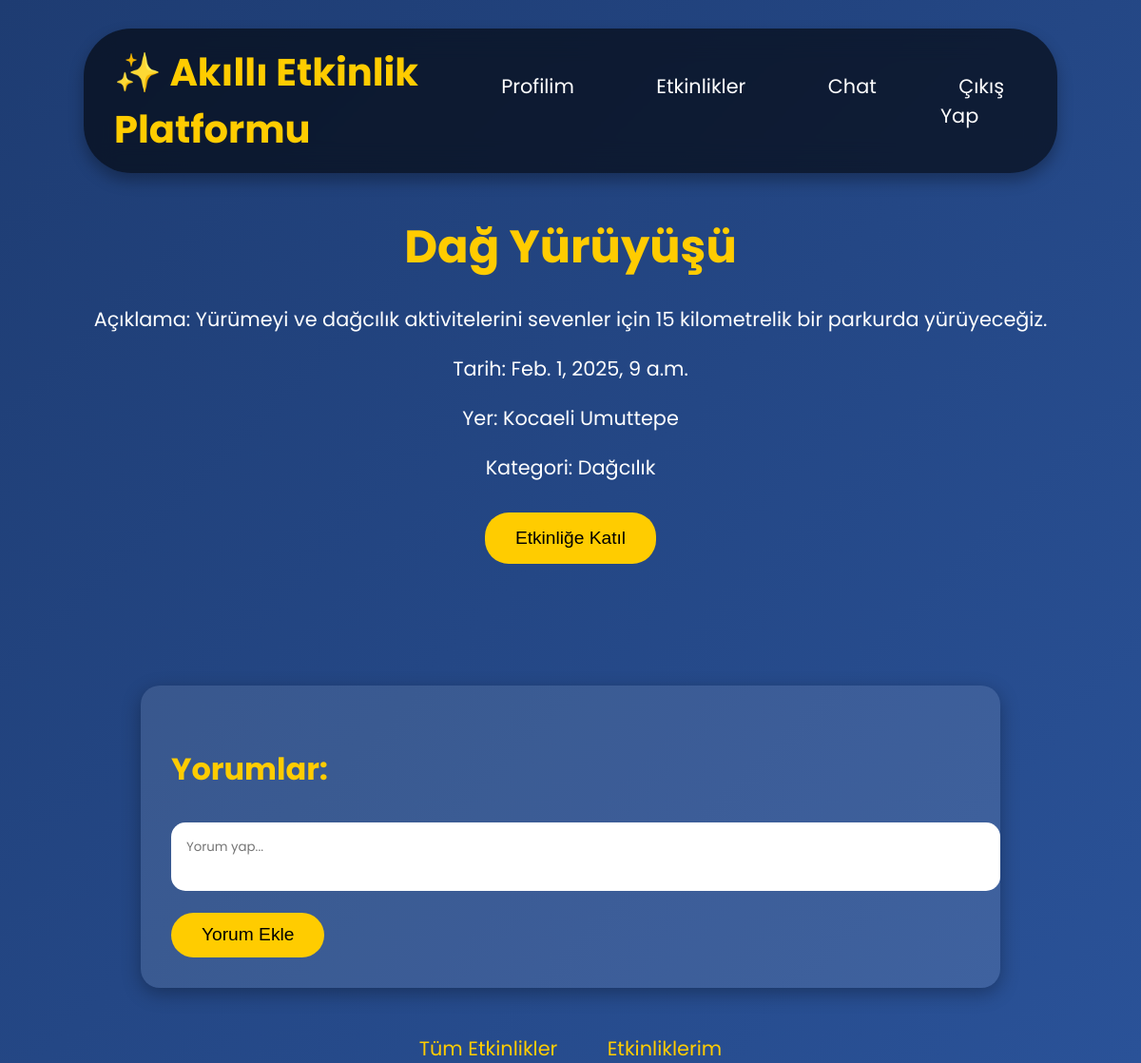
The page /events/41/ (signed in) on the database its author committed.
### events/models.py (models this page shows, shortened)
class Event(models.Model):
    name = models.CharField(max_length=200)
    description = models.TextField()
    date = models.DateTimeField()
    duration = models.DurationField(null=True, blank=True)
    location = models.CharField(max_length=300)
    category = models.CharField(max_length=100)
    owner = models.ForeignKey(settings.AUTH_USER_MODEL, on_delete=models.CASCADE, related_name='owned_events')  # Etkinliğin sahibi
    participants = models.ManyToManyField(User, through='Participation')
    latitude = models.FloatField(blank=True, null=True)  # Enlem bilgisi
    longitude = models.FloatField(blank=True, null=True)  # Boylam bilgisi

### events/views.py (the view, shortened to what this page needs)
# urls.py: path('<int:event_id>/', views.event_detail, name='event_detail'),
@login_required
def event_detail(request, event_id):
    event = get_object_or_404(Event, pk=event_id)
    is_participating = Participation.objects.filter(event=event, user=request.user).exists()
    messages_list = Message.objects.filter(event=event)
    return render(request, 'events/event_detail.html', {
        'event': event,
        'is_participating': is_participating,
        'messages_list': messages_list
    })

### events/templates/events/event_detail.html (shortened to what this page needs)
<!DOCTYPE html>
<html lang="en">
<head>
</head>
<body>
    <div class="floating-navbar">
        <a href="{% url 'homepage' %}" class="navbar-logo">✨ Akıllı Etkinlik Platformu</a>
        <ul class="menu-items">
            <li><a href="{% url 'profile' request.user.id %}" class="active">Profilim</a></li>
            <li>
                <a href="#">Etkinlikler</a>
            </li>
            <li><a href="#">Chat</a></li>
            <li><a href="{% url 'logout' %}">Çıkış Yap</a></li>
        </ul>
    </div>
    <div class="event-detail-section">
        <h1>{{ event.name }}</h1>
        <p>Açıklama: {{ event.description }}</p>
        <p>Tarih: {{ event.date }}</p>
        <p>Yer: {{ event.location }}</p>
        <p>Kategori: {{ event.category }}</p>
        <div class="participation-form">
            <form method="post">
                {% if is_participating %}
                    <button type="submit" name="remove_participation">Etkinlikten Çık</button>
                {% else %}
                    <button type="submit" name="add_participation">Etkinliğe Katıl</button>
                {% endif %}
            </form>
        </div>
    </div>
    <div class="comments-section">
        <h3>Yorumlar:</h3>
        <div class="comment-form">
            <form method="post">
                <textarea name="message" placeholder="Yorum yap..."></textarea><br>
                <button type="submit" name="add_message">Yorum Ekle</button>
            </form>
        </div>
    </div>
    <div class="links-section">
        <a href="{% url 'event_list' %}">Tüm Etkinlikler</a>
        <a href="{% url 'my_events' %}">Etkinliklerim</a>
    </div>
</body>
</html>

### events/templates/events/event_detail.html (style rules this page uses)
body { font-family: 'Poppins', sans-serif; background: linear-gradient(135deg, #1e3c72, #2a5298); color: #ffffff; margin: 0; padding: 0; overflow-x: hidden; }
.floating-navbar { background: rgba(0, 0, 0, 0.6); box-shadow: 0 8px 16px rgba(0, 0, 0, 0.3); padding: 1rem 2rem; position: fixed; top: 30px; left: 50%; transform: translateX(-50%); z-index: 100; display: flex; justify-content: space-between; align-items: center; border-radius: 50px; backdrop-filter: blur(15px); width: 80%; }
.navbar-logo { font-size: 2.5rem; color: #ffcc00; font-weight: bold; text-decoration: none; transition: transform 0.4s; }
.menu-items { display: flex; list-style: none; padding: 0; margin: 0; }
.menu-items li { margin: 0 1.5rem; transition: transform 0.4s; position: relative; }
.menu-items li a { color: #ffffff; text-decoration: none; font-size: 1.3rem; padding: 0.6rem 1.2rem; border-radius: 30px; transition: background-color 0.4s, color 0.4s; }
.event-detail-section { text-align: center; margin-top: 10rem; padding: 2rem; }
.event-detail-section h1 { font-size: 3rem; color: #ffcc00; margin-bottom: 1.5rem; font-family: 'Poppins', sans-serif; }
.event-detail-section p { font-size: 1.3rem; margin-bottom: 1rem; color: #ffffff; }
.participation-form { margin: 2rem 0; }
.participation-form button { background-color: #ffcc00; color: #000; border: none; padding: 1rem 2rem; border-radius: 25px; font-size: 1.2rem; cursor: pointer; transition: background-color 0.3s, transform 0.3s; }
.comments-section { margin-top: 4rem; padding: 2rem; background: rgba(255, 255, 255, 0.1); border-radius: 20px; max-width: 70%; margin-left: auto; margin-right: auto; box-shadow: 0 6px 20px rgba(0, 0, 0, 0.3); }
.comments-section h3 { font-size: 2rem; color: #ffcc00; margin-bottom: 1.5rem; }
.comment-form { margin-top: 2rem; }
.comment-form textarea { width: 100%; padding: 1rem; border-radius: 15px; border: none; resize: none; font-family: 'Poppins', sans-serif; }
.comment-form button { background-color: #ffcc00; color: #000; border: none; padding: 0.8rem 2rem; border-radius: 25px; font-size: 1.2rem; cursor: pointer; margin-top: 1rem; transition: background-color 0.3s, transform 0.3s; }
.links-section { margin-top: 3rem; text-align: center; }
.links-section a { color: #ffcc00; font-size: 1.3rem; text-decoration: none; margin: 0 1.5rem; transition: color 0.3s; }

### rows shown on the page
Event: name "Dağ Yürüyüşü", description "Yürümeyi ve dağcılık aktivitelerini sevenler için 15 kilometrelik bir parkurda yürüyeceğiz.", date "Feb. 1, 2025, 9 a.m.", location "Kocaeli Umuttepe", category "Dağcılık"
